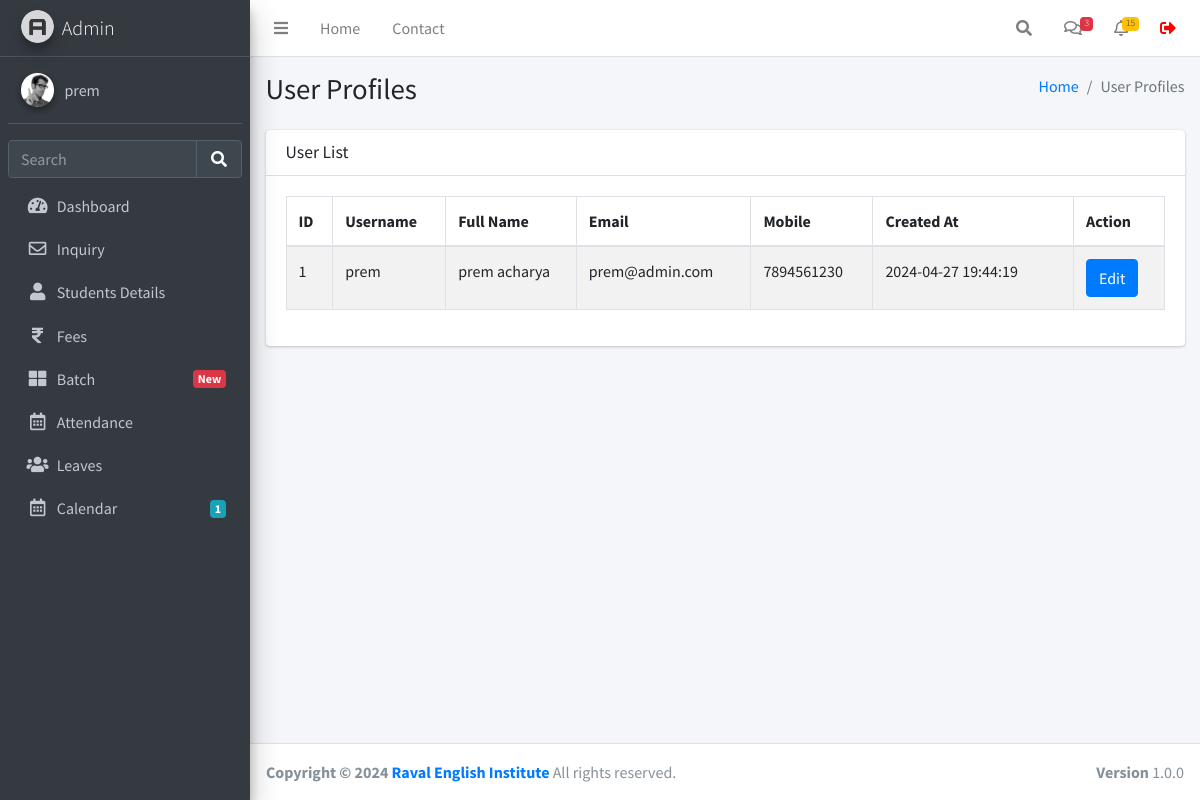
Before: /profile.php (signed in) with the older database file.
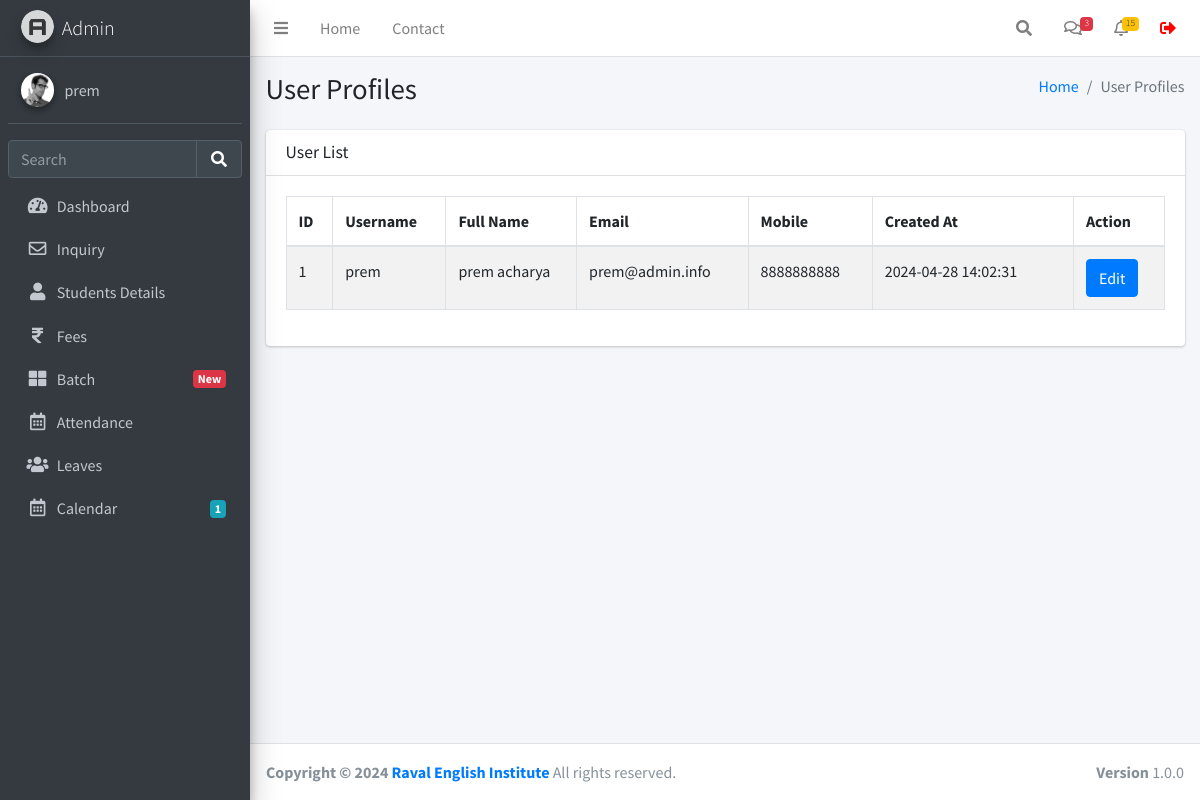
After: the same page with the newer database file.
### tables this page shows
CREATE TABLE `users` (
  `id` int(11) NOT NULL,
  `username` varchar(255) NOT NULL,
  `fullname` varchar(255) NOT NULL,
  `email` varchar(255) NOT NULL,
  `mobile` varchar(255) NOT NULL,
  `password` varchar(255) NOT NULL,
  `created_at` datetime NOT NULL DEFAULT current_timestamp()
);

### profile.php (the view, shortened to what this page needs)
<!DOCTYPE html>
<html lang="en">
<head>
</head>
<body>
<?php include('./header.php'); ?>
<?php include('./db.php'); ?>
<div class="content-wrapper">
    <div class="content-header">
        <div class="container-fluid">
            <div class="row mb-2">
                <div class="col-sm-6">
                    <h1 class="m-0">User Profiles</h1>
                </div>
                <div class="col-sm-6">
                    <ol class="breadcrumb float-sm-right">
                        <li class="breadcrumb-item"><a href="./dashboard.php">Home</a></li>
                        <li class="breadcrumb-item active">User Profiles</li>
                    </ol>
                </div>
            </div>
        </div>
    </div>
    <section class="content">
        <div class="container-fluid">
            <div class="row">
                <div class="col-12">
                    <div class="card">
                        <div class="card-header">
                            <h3 class="card-title">User List</h3>
                        </div>
                        <div class="card-body">
                            <div class="table-responsive">
                                <table id="userTable" class="table table-bordered table-striped">
                                    <thead>
                                        <tr>
                                            <th>ID</th>
                                            <th>Username</th>
                                            <th>Full Name</th>
                                            <th>Email</th>
                                            <th>Mobile</th>
                                            <th>Created At</th>
                                            <th>Action</th>
                                        </tr>
                                    </thead>
                                    <tbody>
                                        <?php
                                        $query = $db->query("SELECT id, username, fullname, email, mobile, created_at FROM users");
                                        while ($row = $query->fetch(PDO::FETCH_ASSOC)) {
                                            echo "<tr>";
                                            echo "<td>" . htmlspecialchars($row['id']) . "</td>";
                                            echo "<td>" . htmlspecialchars($row['username']) . "</td>";
                                            echo "<td>" . htmlspecialchars($row['fullname']) . "</td>";
                                            echo "<td>" . htmlspecialchars($row['email']) . "</td>";
                                            echo "<td>" . htmlspecialchars($row['mobile']) . "</td>";
                                            echo "<td>" . htmlspecialchars($row['created_at']) . "</td>";
                                            echo "<td><a href='editProfile.php?username=" . htmlspecialchars($row['username']) . "' class='btn btn-primary'>Edit</a></td>";
                                            echo "</tr>";
                                        }
                                        ?>
                                    </tbody>
                                </table>
                            </div>
                        </div>
                    </div>
                </div>
            </div>
        </div>
    </section>
</div>
<?php include('./footer.php'); ?>
</body>
</html>

### header.php (shortened to what this page needs)
<?php
require_once 'db.php';
$query = $db->prepare("SELECT * FROM users WHERE id = :id");
$query->execute(['id' => $_SESSION['user_id']]);
$user = $query->fetch(PDO::FETCH_ASSOC);
?>
<!DOCTYPE html>
<html lang="en">
<head>
  <link rel="stylesheet" href="./plugins/fontawesome-free/css/all.min.css">
  <link rel="stylesheet" href="https://code.ionicframework.com/ionicons/2.0.1/css/ionicons.min.css">
  <link rel="stylesheet" href="./plugins/icheck-bootstrap/icheck-bootstrap.min.css">
  <link rel="stylesheet" href="./asset/css/adminlte.min.css">
</head>
<body class="hold-transition sidebar-mini layout-fixed">
<div class="wrapper">
  <nav class="main-header navbar navbar-expand navbar-white navbar-light sticky-top">
    <ul class="navbar-nav">
      <li class="nav-item">
        <a class="nav-link" data-widget="pushmenu" href="#" role="button"><i class="fas fa-bars"></i></a>
      </li>
      <li class="nav-item d-none d-sm-inline-block">
        <a href="./dashboard.php" class="nav-link">Home</a>
      </li>
      <li class="nav-item d-none d-sm-inline-block">
        <a href="#" class="nav-link">Contact</a>
      </li>
    </ul>
    <ul class="navbar-nav ml-auto">
      <li class="nav-item">
        <a class="nav-link" data-widget="navbar-search" href="#" role="button">
          <i class="fas fa-search"></i>
        </a>
      </li>
      <li class="nav-item dropdown">
        <a class="nav-link" data-toggle="dropdown" href="#">
          <i class="far fa-comments"></i>
          <span class="badge badge-danger navbar-badge">3</span>
        </a>
      </li>
      <li class="nav-item dropdown">
        <a class="nav-link" data-toggle="dropdown" href="#">
          <i class="far fa-bell"></i>
          <span class="badge badge-warning navbar-badge">15</span>
        </a>
      </li>
      <li class="nav-item">
        <form method="POST">
        <button class="nav-link" type="submit" name="logout" style="
        text-decoration: none;
        border: none;
        background-color: transparent;">
        <i class="fas fa-sign-out-alt" style="color: red;"></i>
        </button>
      </li>
    </ul>
  </nav>
  <aside class="main-sidebar sidebar-dark-primary elevation-4">
    <a href="./dashboard.php" class="brand-link">
      <img src="./asset/img/AdminLTELogo.png" alt="AdminLTE Logo" class="brand-image img-circle elevation-3" style="opacity: .8">
      <span class="brand-text font-weight-light">Admin</span>
    </a>
    <div class="sidebar">
      <div class="user-panel mt-3 pb-3 mb-3 d-flex">
        <div class="image">
          <img src="./asset/img/user2-160x160.jpg" class="img-circle elevation-2" alt="User Image">
        </div>
        <div class="info">
          <a href="./profile.php" class="d-block"><?php echo $user['username']; ?></a>
        </div>
      </div>
      <div class="form-inline">
        <div class="input-group" data-widget="sidebar-search">
          <input class="form-control form-control-sidebar" type="search" placeholder="Search" aria-label="Search">
          <div class="input-group-append">
            <button class="btn btn-sidebar">
              <i class="fas fa-search fa-fw"></i>
            </button>
          </div>
        </div>
      </div>
      <nav class="mt-2">
        <ul class="nav nav-pills nav-sidebar flex-column" data-widget="treeview" role="menu" data-accordion="false">
          <li class="nav-item">
            <a href="./dashboard.php" class="nav-link
            <?php if (strpos($_SERVER['REQUEST_URI'], 'dashboard.php') !== false) {echo "active";}?>">
              <i class="nav-icon fas fa-tachometer-alt"></i>
              <p>
                Dashboard
              </p>
            </a>
          </li>
          <li class="nav-item">
            <a href="./inquiry.php" class="nav-link
            <?php if (strpos($_SERVER['REQUEST_URI'], 'inquiry.php') !== false) {echo "active";}?>">
              <i class="nav-icon far fa-envelope"></i>
              <p>
              Inquiry
              </p>
            </a>
          <li class="nav-item">
            <a href="./studentsdetails.php" class="nav-link
            <?php if (strpos($_SERVER['REQUEST_URI'], 'studentsdetails.php') !== false) {echo "active";}?>">
              <i class="nav-icon fas fa-user"></i>
              <p>
                Students Details
              </p>
            </a>
          </li>
          <li class="nav-item">
            <a href="./fees.php" class="nav-link
            <?php if (strpos($_SERVER['REQUEST_URI'], 'fees.php') !== false) {echo "active";}?>">
            <i class="nav-icon fas fa-rupee-sign"></i>
              <p>
                Fees
              </p>
            </a>
          </li>
          <li class="nav-item">
            <a href="./batch.php" class="nav-link
            <?php if (strpos($_SERVER['REQUEST_URI'], 'batch.php') !== false) {echo "active";}?>">
            <i class="nav-icon fas fa-th-large"></i>
              <p>
                Batch
                <span class="badge badge-danger right">New</span>
              </p>
            </a>
          </li>
          <li class="nav-item">
            <a href="./attendance.php" class="nav-link
            <?php if (strpos($_SERVER['REQUEST_URI'], 'attendance.php') !== false) {echo "active";}?>">
              <i class="nav-icon far fa-calendar-alt"></i>
              <p>
                Attendance
              </p>
            </a>
          </li>
          <li class="nav-item">
            <a href="./leaves.php" class="nav-link
            <?php if (strpos($_SERVER['REQUEST_URI'], 'leaves.php') !== false) {echo "active";}?>">
              <i class="nav-icon fas fa-users"></i>
              <p>
                Leaves
              </p>
            </a>
          </li>
          <li class="nav-item">
            <a href="./calendar.php" class="nav-link
            <?php if (strpos($_SERVER['REQUEST_URI'], 'calendar.php') !== false) {echo "active";}?>">
              <i class="nav-icon far fa-calendar-alt"></i>
              <p>
                Calendar
                <span class="badge badge-info right">1</span>
              </p>
            </a>
          </li>
        </ul>
      </nav>
    </div>
  </aside>

### footer.php (shortened to what this page needs)
</div>
<footer class="main-footer">
    <strong>Copyright &copy; 2024 <a href="https://ravalenglishinstitute.com/" target="_blank">Raval English Institute</a></strong>
    All rights reserved.
    <div class="float-right d-none d-sm-inline-block">
      <b>Version</b> 1.0.0
    </div>
  </footer>
</body>
</html>

Changed rows visible on the page:
changed users "prem": email "prem@admin.com" → "prem@admin.info"; mobile "7894561230" → "8888888888"; created_at "2024-04-27 19:44:19" → "2024-04-28 14:02:31"
